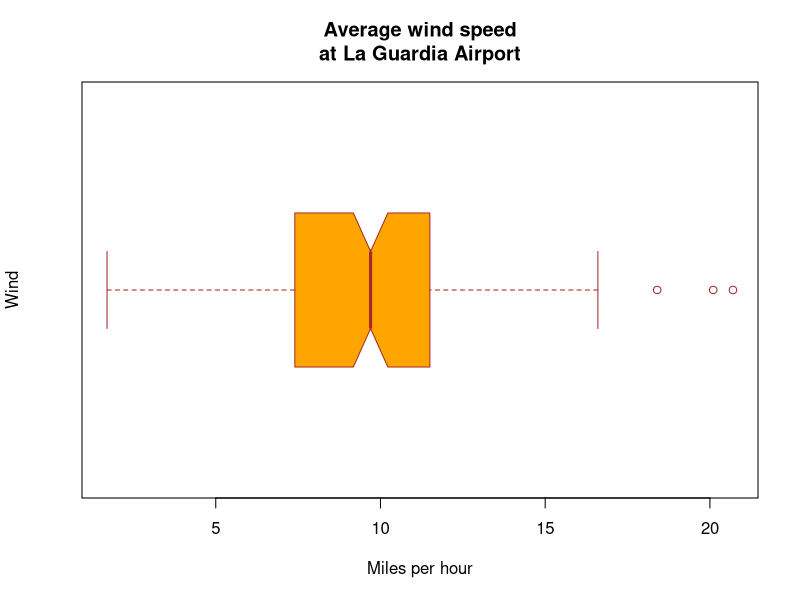

This chart was generated by the following R code:
# Box plot for average wind speed
data(airquality)
boxplot(airquality$Wind, main = "Average wind speed\
at La Guardia Airport",
        xlab = "Miles per hour", ylab = "Wind",
        col = "orange", border = "brown",
        horizontal = TRUE, notch = TRUE)